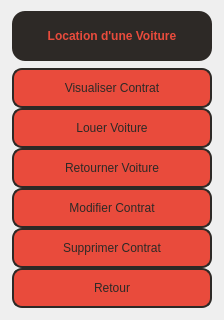
      <widget class="QWidget" name="rentcarmenu">
       <layout class="QVBoxLayout" name="verticalLayout_3">
        <item alignment="Qt::AlignHCenter">
         <widget class="QLabel" name="carrental">
          <property name="sizePolicy">
           <sizepolicy hsizetype="Preferred" vsizetype="Fixed">
            <horstretch>0</horstretch>
            <verstretch>0</verstretch>
           </sizepolicy>
          </property>
          <property name="minimumSize">
           <size>
            <width>200</width>
            <height>50</height>
           </size>
          </property>
          <property name="styleSheet">
           <string notr="true">background-color: rgb(45, 41, 38);
color:rgb(233, 75, 60);
font: 13pt &quot;Segoe UI&quot;,;
font-weight:bold;
border-radius:13px;</string>
          </property>
          <property name="text">
           <string>Location d'une Voiture</string>
          </property>
          <property name="alignment">
           <set>Qt::AlignCenter</set>
          </property>
         </widget>
        </item>
        <item alignment="Qt::AlignHCenter">
         <widget class="QFrame" name="frame2">
          <property name="sizePolicy">
           <sizepolicy hsizetype="Maximum" vsizetype="Maximum">
            <horstretch>0</horstretch>
            <verstretch>0</verstretch>
           </sizepolicy>
          </property>
          <property name="minimumSize">
           <size>
            <width>200</width>
            <height>240</height>
           </size>
          </property>
          <layout class="QVBoxLayout" name="verticalLayout_7">
           <property name="spacing">
            <number>0</number>
           </property>
           <property name="leftMargin">
            <number>1</number>
           </property>
           <property name="topMargin">
            <number>1</number>
           </property>
           <property name="rightMargin">
            <number>1</number>
           </property>
           <property name="bottomMargin">
            <number>1</number>
           </property>
           <item>
            <widget class="QPushButton" name="showcontract">
             <property name="sizePolicy">
              <sizepolicy hsizetype="Maximum" vsizetype="Maximum">
               <horstretch>0</horstretch>
               <verstretch>0</verstretch>
              </sizepolicy>
             </property>
             <property name="minimumSize">
              <size>
               <width>200</width>
               <height>40</height>
              </size>
             </property>
             <property name="cursor">
              <cursorShape>PointingHandCursor</cursorShape>
             </property>
             <property name="styleSheet">
              <string notr="true">QPushButton {
    color:rgb(45, 41, 38);
    background-color:rgb(233, 75, 60);
    border-style:solid;
    border-width:2px;
    border-color:rgb(45, 41, 38);
    border-radius:10px;
    font: 11pt &quot;Segoe UI&quot;;
}
QPushButton:hover {
	background-color: rgb(45, 41, 38);
	color:rgb(233, 75, 60);
	border-color:rgb(233, 75, 60);
}
QPushButton:pressed {
    background-color:rgb(252, 249, 81);
    color:rgb(45, 41, 38);
    border-style:solid;
	border-color:rgba(255, 255, 255, 0);
}</string>
             </property>
             <property name="text">
              <string>Visualiser Contrat</string>
             </property>
            </widget>
           </item>
           <item>
            <widget class="QPushButton" name="rentcar">
             <property name="sizePolicy">
              <sizepolicy hsizetype="Maximum" vsizetype="Maximum">
               <horstretch>0</horstretch>
               <verstretch>0</verstretch>
              </sizepolicy>
             </property>
             <property name="minimumSize">
              <size>
               <width>200</width>
               <height>40</height>
              </size>
             </property>
             <property name="cursor">
              <cursorShape>PointingHandCursor</cursorShape>
             </property>
             <property name="styleSheet">
              <string notr="true">QPushButton {
    color:rgb(45, 41, 38);
    background-color:rgb(233, 75, 60);
    border-style:solid;
    border-width:2px;
    border-color:rgb(45, 41, 38);
    border-radius:10px;
    font: 11pt &quot;Segoe UI&quot;;
}
QPushButton:hover {
	background-color: rgb(45, 41, 38);
	color:rgb(233, 75, 60);
	border-color:rgb(233, 75, 60);
}
QPushButton:pressed {
    background-color:rgb(252, 249, 81);
    color:rgb(45, 41, 38);
    border-style:solid;
	border-color:rgba(255, 255, 255, 0);
}</string>
             </property>
             <property name="text">
              <string>Louer Voiture</string>
             </property>
            </widget>
           </item>
           <item>
            <widget class="QPushButton" name="returncar">
             <property name="sizePolicy">
              <sizepolicy hsizetype="Maximum" vsizetype="Maximum">
               <horstretch>0</horstretch>
               <verstretch>0</verstretch>
              </sizepolicy>
             </property>
             <property name="minimumSize">
              <size>
               <width>200</width>
               <height>40</height>
              </size>
             </property>
             <property name="cursor">
              <cursorShape>PointingHandCursor</cursorShape>
             </property>
             <property name="styleSheet">
              <string notr="true">QPushButton {
    color:rgb(45, 41, 38);
    background-color:rgb(233, 75, 60);
    border-style:solid;
    border-width:2px;
    border-color:rgb(45, 41, 38);
    border-radius:10px;
    font: 11pt &quot;Segoe UI&quot;;
}
QPushButton:hover {
	background-color: rgb(45, 41, 38);
	color:rgb(233, 75, 60);
	border-color:rgb(233, 75, 60);
}
QPushButton:pressed {
    background-color:rgb(252, 249, 81);
    color:rgb(45, 41, 38);
    border-style:solid;
	border-color:rgba(255, 255, 255, 0);
}</string>
             </property>
             <property name="text">
              <string>Retourner Voiture</string>
             </property>
            </widget>
           </item>
           <item>
            <widget class="QPushButton" name="modcontract">
             <property name="sizePolicy">
              <sizepolicy hsizetype="Maximum" vsizetype="Maximum">
               <horstretch>0</horstretch>
               <verstretch>0</verstretch>
              </sizepolicy>
             </property>
             <property name="minimumSize">
              <size>
               <width>200</width>
               <height>40</height>
              </size>
             </property>
             <property name="styleSheet">
              <string notr="true">QPushButton {
    color:rgb(45, 41, 38);
    background-color:rgb(233, 75, 60);
    border-style:solid;
    border-width:2px;
    border-color:rgb(45, 41, 38);
    border-radius:10px;
    font: 11pt &quot;Segoe UI&quot;;
}
QPushButton:hover {
	background-color: rgb(45, 41, 38);
	color:rgb(233, 75, 60);
	border-color:rgb(233, 75, 60);
}
QPushButton:pressed {
    background-color:rgb(252, 249, 81);
    color:rgb(45, 41, 38);
    border-style:solid;
	border-color:rgba(255, 255, 255, 0);
}</string>
             </property>
             <property name="text">
              <string>Modifier Contrat</string>
             </property>
            </widget>
           </item>
           <item>
            <widget class="QPushButton" name="delcontract">
             <property name="sizePolicy">
              <sizepolicy hsizetype="Maximum" vsizetype="Maximum">
               <horstretch>0</horstretch>
               <verstretch>0</verstretch>
              </sizepolicy>
             </property>
             <property name="minimumSize">
              <size>
               <width>200</width>
               <height>40</height>
              </size>
             </property>
             <property name="cursor">
              <cursorShape>PointingHandCursor</cursorShape>
             </property>
             <property name="styleSheet">
              <string notr="true">QPushButton {
    color:rgb(45, 41, 38);
    background-color:rgb(233, 75, 60);
    border-style:solid;
    border-width:2px;
    border-color:rgb(45, 41, 38);
    border-radius:10px;
    font: 11pt &quot;Segoe UI&quot;;
}
QPushButton:hover {
	background-color: rgb(45, 41, 38);
	color:rgb(233, 75, 60);
	border-color:rgb(233, 75, 60);
}
QPushButton:pressed {
    background-color:rgb(252, 249, 81);
    color:rgb(45, 41, 38);
    border-style:solid;
	border-color:rgba(255, 255, 255, 0);
}</string>
             </property>
             <property name="text">
              <string>Supprimer Contrat</string>
             </property>
            </widget>
           </item>
           <item>
            <widget class="QPushButton" name="return2">
             <property name="sizePolicy">
              <sizepolicy hsizetype="Maximum" vsizetype="Maximum">
               <horstretch>0</horstretch>
               <verstretch>0</verstretch>
              </sizepolicy>
             </property>
             <property name="minimumSize">
              <size>
               <width>200</width>
               <height>40</height>
              </size>
             </property>
             <property name="cursor">
              <cursorShape>PointingHandCursor</cursorShape>
             </property>
             <property name="styleSheet">
              <string notr="true">QPushButton {
    color:rgb(45, 41, 38);
    background-color:rgb(233, 75, 60);
    border-style:solid;
    border-width:2px;
    border-color:rgb(45, 41, 38);
    border-radius:10px;
    font: 11pt &quot;Segoe UI&quot;;
}
QPushButton:hover {
	background-color: rgb(45, 41, 38);
	color:rgb(233, 75, 60);
	border-color:rgb(233, 75, 60);
}
QPushButton:pressed {
    background-color:rgb(252, 249, 81);
    color:rgb(45, 41, 38);
    border-style:solid;
	border-color:rgba(255, 255, 255, 0);
}</string>
             </property>
             <property name="text">
              <string>Retour</string>
             </property>
            </widget>
           </item>
          </layout>
         </widget>
        </item>
       </layout>
      </widget>
